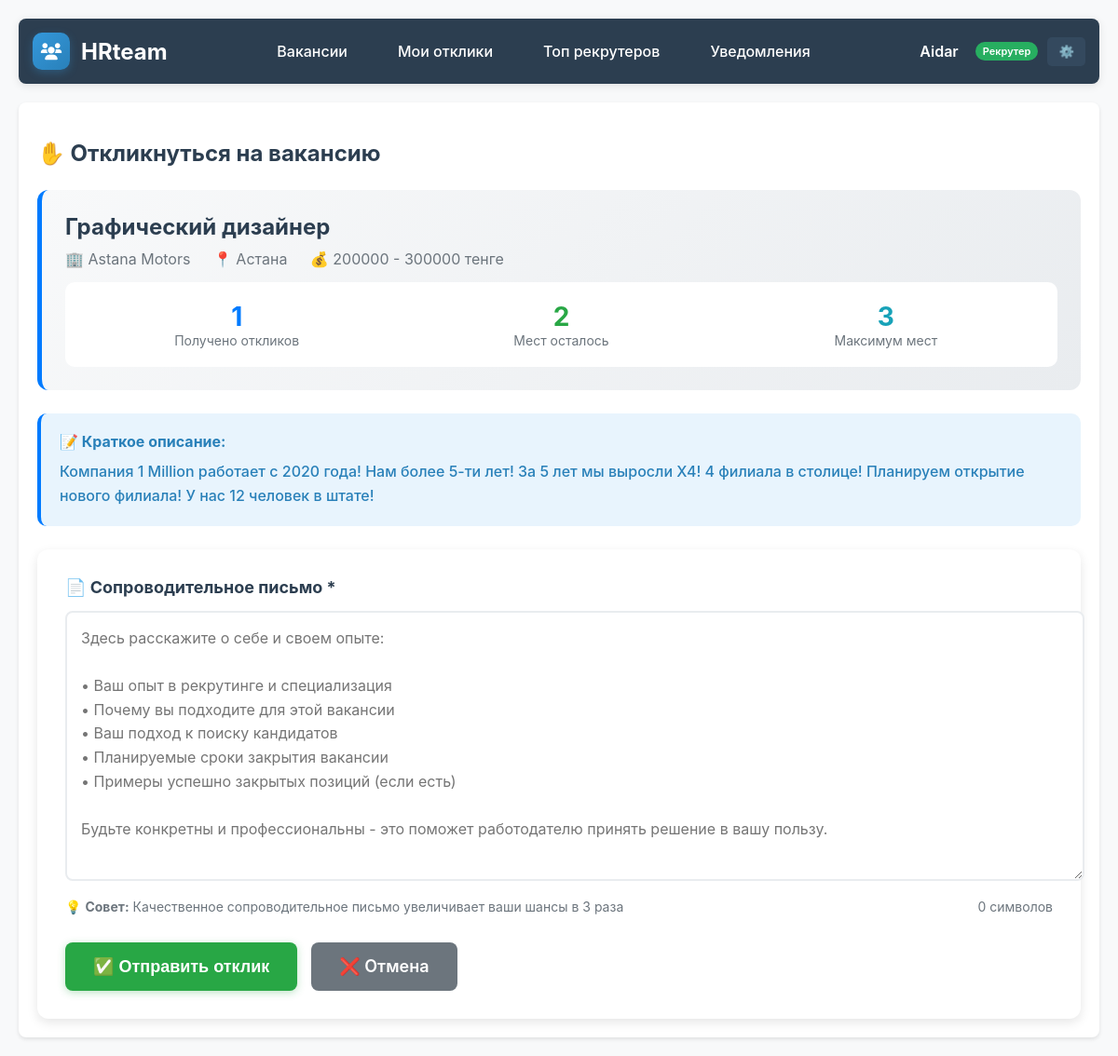
The page /jobs/976158b9-7d93-4cf1-abeb-c4c7520f548a/apply (signed in) on the database its author committed.
### models.py (models this page shows)
class User(Base):
    __tablename__ = "users"
    id = Column(String, primary_key=True, default=lambda: str(uuid.uuid4()))
    email = Column(String, unique=True, index=True, nullable=False)
    name = Column(String, nullable=False)
    hashed_password = Column(String, nullable=False)
    user_type = Column(Enum(UserType), nullable=False)
    first_name = Column(String)
    last_name = Column(String)
    phone = Column(String)
    location = Column(String)
    bio = Column(Text)
    avatar_url = Column(String)
    experience = Column(Text)
    specialization = Column(String)
    portfolio_url = Column(String)
    resume_url = Column(String)
    skills = Column(Text)
    certifications = Column(Text)
    languages = Column(String)
    hourly_rate = Column(Float)
    availability = Column(String)
    company = Column(String)
    company_size = Column(String)
    industry = Column(String)
    website = Column(String)
    company_description = Column(Text)
    tax_id = Column(String)
    is_verified = Column(Boolean, default=False)
    is_active = Column(Boolean, default=True)
    email_verified = Column(Boolean, default=False)
    phone_verified = Column(Boolean, default=False)
    verification_token = Column(String)
    reset_password_token = Column(String)
    reset_password_expires = Column(DateTime)
    last_login = Column(DateTime)
    last_activity = Column(DateTime)
    login_count = Column(Integer, default=0)
    profile_completion = Column(Integer, default=0)
    email_notifications = Column(Boolean, default=True)
    sms_notifications = Column(Boolean, default=False)
    push_notifications = Column(Boolean, default=True)
    newsletter_subscription = Column(Boolean, default=True)
    created_at = Column(DateTime, default=datetime.utcnow)
    updated_at = Column(DateTime, default=datetime.utcnow, onupdate=datetime.utcnow)
    deleted_at = Column(DateTime)
    jobs = relationship("Job", back_populates="employer", foreign_keys="Job.employer_id")
    recruiter_applications = relationship("Application", back_populates="recruiter")
    sent_messages = relationship("Message", back_populates="sender", foreign_keys="Message.sender_id")
    received_messages = relationship("Message", back_populates="recipient", foreign_keys="Message.recipient_id")
    recruiter_ratings = relationship("RecruiterRating", back_populates="recruiter", foreign_keys="RecruiterRating.recruiter_id")
    employer_ratings = relationship("RecruiterRating", back_populates="employer", foreign_keys="RecruiterRating.employer_id")
    notifications = relationship("Notification", back_populates="user", foreign_keys="Notification.user_id")
    payments = relationship("Payment", back_populates="employer")

class Job(Base):
    __tablename__ = "jobs"
    id = Column(String, primary_key=True, default=lambda: str(uuid.uuid4()))
    employer_id = Column(String, ForeignKey("users.id"))
    moderator_id = Column(String, ForeignKey("users.id"), nullable=True)
    title = Column(String, nullable=False)
    slug = Column(String, unique=True)
    description = Column(Text, nullable=False)
    short_description = Column(String)
    requirements = Column(Text)
    benefits = Column(Text)
    responsibilities = Column(Text)
    location = Column(String)
    remote_work = Column(Boolean, default=False)
    employment_type = Column(String, default="full-time")
    experience_level = Column(String)
    salary_min = Column(Integer)
    salary_max = Column(Integer)
    salary_currency = Column(String, default="тенге")
    salary_type = Column(String, default="monthly")
    salary_negotiable = Column(Boolean, default=False)
    category = Column(String)
    tags = Column(Text)
    urgency = Column(String, default="normal")
    deadline = Column(DateTime)
    max_applications = Column(Integer, default=3)
    auto_reject_after_days = Column(Integer, default=30)
    featured = Column(Boolean, default=False)
    premium = Column(Boolean, default=False)
    status = Column(Enum(JobStatus), default=JobStatus.DRAFT)
    status_reason = Column(String)
    rejection_reason = Column(String)
    moderated_at = Column(DateTime)
    moderation_comment = Column(Text)
    views_count = Column(Integer, default=0)
    applications_count = Column(Integer, default=0)
    clicks_count = Column(Integer, default=0)
    avg_time_to_fill = Column(Integer)
    winner_application_id = Column(String)
    meta_title = Column(String)
    meta_description = Column(String)
    meta_keywords = Column(String)
    published_at = Column(DateTime)
    expires_at = Column(DateTime)
    filled_at = Column(DateTime)
    created_at = Column(DateTime, default=datetime.utcnow)
    updated_at = Column(DateTime, default=datetime.utcnow, onupdate=datetime.utcnow)
    deleted_at = Column(DateTime)
    employer = relationship("User", back_populates="jobs", foreign_keys=[employer_id])
    moderator = relationship("User", foreign_keys=[moderator_id])
    applications = relationship("Application", back_populates="job")
    payment = relationship("Payment", back_populates="job", uselist=False)

### main.py (the view)
@app.get("/jobs/{job_id}/apply", response_class=HTMLResponse)
def get_apply(job_id: str, request: Request, db: Session = Depends(get_db), current_user: User = Depends(get_required_user)):
    if current_user.user_type.value != 'recruiter':
        raise HTTPException(status_code=403, detail="Доступ запрещен. Откликаться могут только рекрутеры.")
    job = db.query(Job).filter(Job.id == job_id).first()
    if not job:
        return RedirectResponse("/jobs", status_code=status.HTTP_404_NOT_FOUND)
    if job.status != JobStatus.OPEN:
        return RedirectResponse(f"/jobs/{job_id}?error=job_not_open", status_code=status.HTTP_303_SEE_OTHER)
    applications_count = db.query(Application).filter(Application.job_id == job_id).count()
    if applications_count >= job.max_applications:
        return RedirectResponse(f"/jobs/{job_id}?error=max_applications", status_code=status.HTTP_303_SEE_OTHER)
    unread_count = get_unread_notifications_count(db, current_user.id)
    return templates.TemplateResponse("apply.html", {
        "request": request,
        "job": job,
        "current_user": current_user,
        "unread_count": unread_count
    })

### templates/apply.html (shortened to what this page needs)
{% extends "base.html" %}
{% block content %}
<h2 style="color: #2c3e50; margin-bottom: 25px;">✋ Откликнуться на вакансию</h2>
<div style="background: linear-gradient(135deg, #f8f9fa, #e9ecef); padding: 25px; border-radius: 12px; margin-bottom: 25px; border-left: 5px solid #007bff;">
  <div style="display: flex; justify-content: space-between; align-items: start; margin-bottom: 15px;">
    <div>
      <h3 style="margin: 0 0 10px 0; color: #2c3e50; font-size: 24px;">{{ job.title }}</h3>
      <div style="color: #6c757d; font-size: 16px;">
        <span>🏢 {{ job.employer.name }}</span>
        {% if job.location %}
          <span style="margin-left: 20px;">📍 {{ job.location }}</span>
        {% endif %}
        <span style="margin-left: 20px;">💰 {{ job.salary_min }} - {{ job.salary_max }} {{ job.salary_currency or 'тенге' }}</span>
      </div>
    </div>
  </div>
  {% set applications_count = job.applications|length %}
  {% set applications_left = job.max_applications - applications_count %}
  <div style="display: grid; grid-template-columns: repeat(3, 1fr); gap: 20px; background: white; padding: 20px; border-radius: 10px; margin-top: 15px;">
    <div style="text-align: center;">
      <div style="font-size: 28px; font-weight: bold; color: #007bff;">{{ applications_count }}</div>
      <div style="color: #6c757d; font-size: 14px;">Получено откликов</div>
    </div>
    <div style="text-align: center;">
      <div style="font-size: 28px; font-weight: bold; color: #28a745;">{{ applications_left }}</div>
      <div style="color: #6c757d; font-size: 14px;">Мест осталось</div>
    </div>
    <div style="text-align: center;">
      <div style="font-size: 28px; font-weight: bold; color: #17a2b8;">{{ job.max_applications }}</div>
      <div style="color: #6c757d; font-size: 14px;">Максимум мест</div>
    </div>
  </div>
</div>
{% if job.short_description %}
<div style="background: #e8f4fd; padding: 20px; border-radius: 10px; margin-bottom: 25px; border-left: 4px solid #007bff;">
  <h4 style="margin: 0 0 10px 0; color: #2980b9;">📝 Краткое описание:</h4>
  <p style="margin: 0; color: #2980b9; font-weight: 500; line-height: 1.6;">{{ job.short_description }}</p>
</div>
{% endif %}
<div style="background: white; padding: 30px; border-radius: 12px; box-shadow: 0 4px 12px rgba(0,0,0,0.1);">
  <form method="post" action="/jobs/{{ job.id }}/apply">
    <div style="margin-bottom: 25px;">
      <label style="display: block; font-weight: bold; margin-bottom: 10px; color: #2c3e50; font-size: 18px;">
        📄 Сопроводительное письмо *
      </label>
      <textarea
        name="cover_letter"
        rows="10"
        required
        placeholder="Здесь расскажите о себе и своем опыте:&#10;&#10;• Ваш опыт в рекрутинге и специализация&#10;• Почему вы подходите для этой вакансии&#10;• Ваш подход к поиску кандидатов&#10;• Планируемые сроки закрытия вакансии&#10;• Примеры успешно закрытых позиций (если есть)&#10;&#10;Будьте конкретны и профессиональны - это поможет работодателю принять решение в вашу пользу."
        style="width: 100%; padding: 15px; border: 2px solid #e9ecef; border-radius: 8px; font-size: 16px; line-height: 1.6; resize: vertical; font-family: -apple-system, BlinkMacSystemFont, 'Segoe UI', Roboto, sans-serif;"
        onfocus="this.style.borderColor='#007bff'"
        onblur="this.style.borderColor='#e9ecef'"
      ></textarea>
      <div style="margin-top: 10px; font-size: 14px; color: #6c757d; display: flex; justify-content: space-between;">
        <span>💡 <strong>Совет:</strong> Качественное сопроводительное письмо увеличивает ваши шансы в 3 раза</span>
        <span id="charCount">0 символов</span>
      </div>
    </div>
    <div style="display: flex; gap: 15px; margin-top: 30px;">
      <button
        type="submit"
        style="background: #28a745; color: white; padding: 15px 30px; border: none; border-radius: 8px; cursor: pointer; font-size: 18px; font-weight: 600; transition: all 0.3s; box-shadow: 0 2px 8px rgba(40,167,69,0.3);"
        onmouseover="this.style.background='#218838'; this.style.transform='translateY(-2px)'; this.style.boxShadow='0 4px 12px rgba(40,167,69,0.4)'"
        onmouseout="this.style.background='#28a745'; this.style.transform='translateY(0)'; this.style.boxShadow='0 2px 8px rgba(40,167,69,0.3)'"
      >
        ✅ Отправить отклик
      </button>
      <a
        href="/jobs/{{ job.id }}"
        style="background: #6c757d; color: white; padding: 15px 30px; border-radius: 8px; text-decoration: none; font-weight: 600; font-size: 18px; transition: all 0.3s;"
        onmouseover="this.style.background='#545b62'; this.style.transform='translateY(-2px)'"
        onmouseout="this.style.background='#6c757d'; this.style.transform='translateY(0)'"
      >
        ❌ Отмена
      </a>
    </div>
  </form>
</div>
{% endblock %}

### templates/base.html (shortened to what this page needs)
<!DOCTYPE html>
<html lang="ru">
<head>
  <link rel="stylesheet" href="/static/style.css">
  <link href="https://cdnjs.cloudflare.com/ajax/libs/font-awesome/6.0.0/css/all.min.css" rel="stylesheet">
</head>
<body>
  <header>
    <nav>
      <div class="logo">
        <div style="background: linear-gradient(135deg, #3498db, #2980b9); width: 40px; height: 40px; border-radius: 10px; display: flex; align-items: center; justify-content: center; box-shadow: 0 3px 10px rgba(52,152,219,0.3);">
          <i class="fas fa-users" style="color: white; font-size: 18px;"></i>
        </div>
        HRteam
      </div>
      <div class="nav-links">
        {% if not current_user %}
          <a href="/">Главная</a>
          <a href="/jobs">Вакансии</a>
          <a href="/top-recruiters">Топ рекрутеров</a>
          <a href="/faq">Вопросы и ответы</a>
        {% else %}
          {% if current_user.user_type.value == 'admin' %}
            <a href="/admin">Админ панель</a>
            <a href="/admin/jobs">Модерация вакансий</a>
            <a href="/jobs">Все вакансии</a>
            <a href="/top-recruiters">Топ рекрутеров</a>
          {% elif current_user.user_type.value == 'employer' %}
            <a href="/jobs">Вакансии</a>
            <a href="/my/jobs">Мои вакансии</a>
            <a href="/top-recruiters">Рекрутеры</a>
          {% elif current_user.user_type.value == 'recruiter' %}
            <a href="/jobs">Вакансии</a>
            <a href="/my/applications">Мои отклики</a>
            <a href="/top-recruiters">Топ рекрутеров</a>
          {% endif %}
          <a href="/notifications">
            Уведомления
          </a>
        {% endif %}
      </div>
      <div style="display: flex; align-items: center; gap: 15px;">
        {% if current_user %}
          <div style="display: flex; align-items: center; gap: 10px;">
            <span style="color: white; font-weight: 600;">{{ current_user.name }}</span>
            <span class="user-badge {{ current_user.user_type.value }}">
              {% if current_user.user_type.value == 'admin' %}Администратор
              {% elif current_user.user_type.value == 'employer' %}Работодатель
              {% elif current_user.user_type.value == 'recruiter' %}Рекрутер
              {% endif %}
            </span>
            <div style="position: relative; display: inline-block;">
              <button style="background: #34495e; color: white; border: none; padding: 8px 12px; border-radius: 5px; cursor: pointer;" onclick="toggleDropdown()">
                ⚙️
              </button>
            </div>
          </div>
        {% else %}
          <a href="/register" style="color: white; text-decoration: none;">Регистрация</a>
          <a href="/login" style="color: white; text-decoration: none; background: #3498db; padding: 8px 15px; border-radius: 5px;">Вход</a>
        {% endif %}
      </div>
    </nav>
  </header>
  <main style="max-width: 1200px; margin: 0 auto; padding: 20px;">
    {% block content %}{% endblock %}
  </main>
</body>
</html>

### static/style.css (style rules this page uses)
body { font-family: Arial, sans-serif; margin: 0; padding: 20px; background-color: #f5f5f5; }
header { background-color: white; padding: 20px; border-radius: 8px; margin-bottom: 20px; box-shadow: 0 2px 4px rgba(0,0,0,0.1); }
nav a { text-decoration: none; color: #007bff; margin: 0 5px; }
main { background-color: white; padding: 20px; border-radius: 8px; box-shadow: 0 2px 4px rgba(0,0,0,0.1); }
form input, form textarea, form select { width: 100%; padding: 8px; margin: 5px 0; border: 1px solid #ddd; border-radius: 4px; }
form button { background: #007bff; color: white; padding: 10px 20px; border: none; border-radius: 4px; cursor: pointer; }

### templates/base.html (style rules this page uses)
body { font-family: 'Inter', -apple-system, BlinkMacSystemFont, sans-serif; margin: 0; background: #f8f9fa; color: #2c3e50; }
header { background: #2c3e50; color: white; padding: 15px; box-shadow: 0 2px 10px rgba(0,0,0,0.1); position: sticky; top: 0; z-index: 1000; }
nav { max-width: 1200px; margin: 0 auto; display: flex; justify-content: space-between; align-items: center; }
.logo { display: flex; align-items: center; gap: 12px; font-size: 24px; font-weight: 700; color: white; }
.nav-links { display: flex; align-items: center; gap: 20px; }
.nav-links a { color: white; text-decoration: none; font-weight: 500; padding: 8px 12px; border-radius: 6px; transition: background-color 0.3s ease; user-select: none; }
.user-badge { font-size: 11px; padding: 3px 8px; border-radius: 12px; font-weight: 600; margin-left: 8px; }
.user-badge.recruiter { background: #27ae60; color: white; }

### rows shown on the page
User: name "Aidar"
Job: title "Графический дизайнер", location "Астана", salary_min "200000", salary_max "300000", salary_currency "тенге", max_applications "3", short_description "Компания 1 Million работает с 2020 года! Нам более 5-ти лет! За 5 лет мы выросли Х4! 4 филиала в столице! Планируем открытие нового филиала! У нас 12 человек в штате!"
User: employer.name "Astana Motors"

### other values the page prints
{{ applications_count }} "1"
{{ applications_left }} "2"
